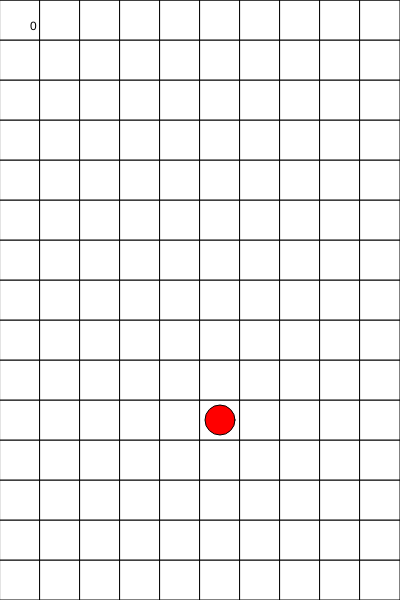
Frame 1 (no input)
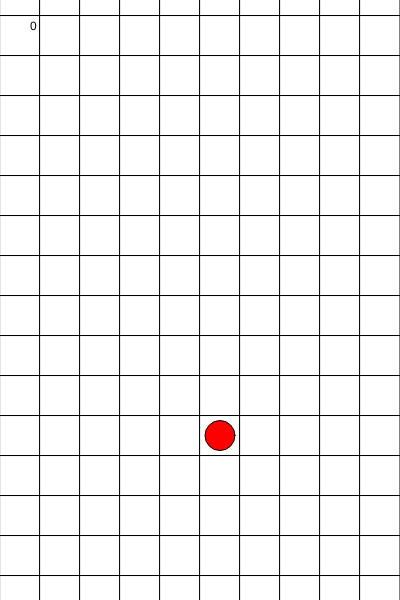
Frame 60 (no input)
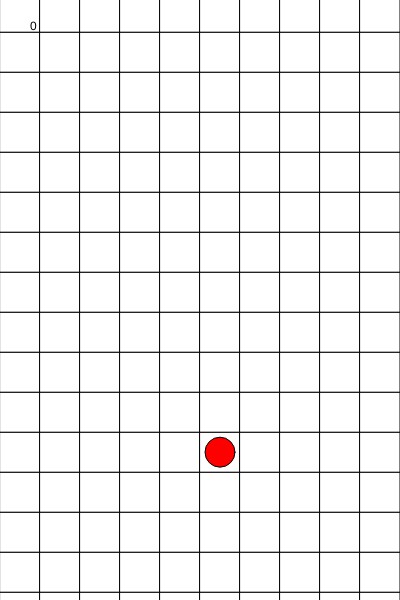
Frame 120 (the mouse pressed at the canvas centre since frame 60)

The p5.js sketch that drew these frames (run headless with seeded random() and noise() and a simulated clock; from frame 60 on, the mouse is pressed at the canvas centre):

// p5.js sketch
// ── sketch.js
// Project Title
// Your Name
// Date
//
// Extra for Experts:
// - describe what you did to take this project "above and beyond"

let roadstrips = [];
let velocity = 0.5;
let px=200;
let py=400;
let score = 0;
let playing = true;

function setup() {
  createCanvas(400, 600);
  create2dGrid();
}

function create2dGrid() {
  for (let i = 14; i >= -1; i--) {
    let a = [];
    for (let j = 0; j < 10; j++) {
      a.push(0);
    }
    roadstrips.push({
      y: i * 40,
      strip: a 
    });
  }
}

function draw() {
  if (playing){
    background(255,0,100);
    for (let i = 0; i < roadstrips.length; i++) {
      for (let j = 0; j < 10; j++) {
        if (roadstrips[i].strip[j] === 0) {
          fill(255);
        }
        if (roadstrips[i].strip[j] === 1) {
          fill(130);
        }
        if (roadstrips[i].strip[j] === 2) {
          fill(0);
        }
        rect(j * 40, roadstrips[i].y, 40, 40);
      }
      roadstrips[i].y += velocity;
    }
    fill(255,0,0);
    ellipse(px+20,py+20,30,30);
    py+=velocity;
    if (roadstrips[0].y > 600){
      generateStrip();
      score+=0.2;
    }
    fill(0);
    text(Math.floor(score), 30,30);
    velocity = 0.47*frameCount/1000 + 100/py;
    checkDeath();
  }
}

function checkDeath(){
  if (playing){
    if(py>600-40) {
      playing = false;
      background(255, 0,0);
      textAlign(CENTER);
      fill(255);
      text("RETRY",width/2, height/2);
    }
  }
}

function generateStrip() {
  let r = Math.floor(random(3));
  console.log(r);
  let a = [];
  if (r === 0) {
    for (let i = 0; i < 10; i++) {
      if (random(2) < 1) {
        a.push(0);
      }
      else {
        a.push(2);
      }
    }
  }
  if (r === 1) {
    for (let i = 0; i < 10; i++) {
      if (random(5) < 1) {
        a.push(1);
      }
      else{
        a.push(0);
      } 
    }
  }
  if (r === 2) {
    for (let i = 0; i < 10; i++) {
      if (random(5) < 1) {
        a.push(2);
      }
      else {
        a.push(0);
      }
    }
  }
  let last=roadstrips[roadstrips.length-1].y-40;
  roadstrips.push({
    y:last,
    strip: a
  });
  roadstrips.shift();
}

function keyPressed() {
  if(keyCode === UP_ARROW){
    if(roadstrips[roadstrips.length-Math.floor(py/40)-1].strip[Math.floor(px/40)]===0 && py>40) {
      py -= 40;
    } 
  }
  if(keyCode === DOWN_ARROW){
    if(roadstrips[roadstrips.length-Math.floor(py/40)-3].strip[Math.floor(px/40)]===0 && py>40) {
      py += 40;
    }
  }
  if(keyCode === RIGHT_ARROW){
    if (roadstrips[roadstrips.length-Math.floor(py/40)-2].strip[Math.floor(px/40)+1]===0 && px<width-40){
      px += 40;
    }
  }
  if(keyCode === LEFT_ARROW){
    if (roadstrips[roadstrips.length-Math.floor(py/40)-2].strip[Math.floor(px/40)-1]===0 && px>=40){
      px -= 40;
    }
  }
}

function mouseClicked(){
  if(!playing){
    setup();
  }
}
// ── style.css
html, body {
  margin: 0;
  padding: 0;
}

canvas {
  position: absolute;
    top: 50%;
    left: 50%;
    transform: translate(-50%, -50%);   
}
